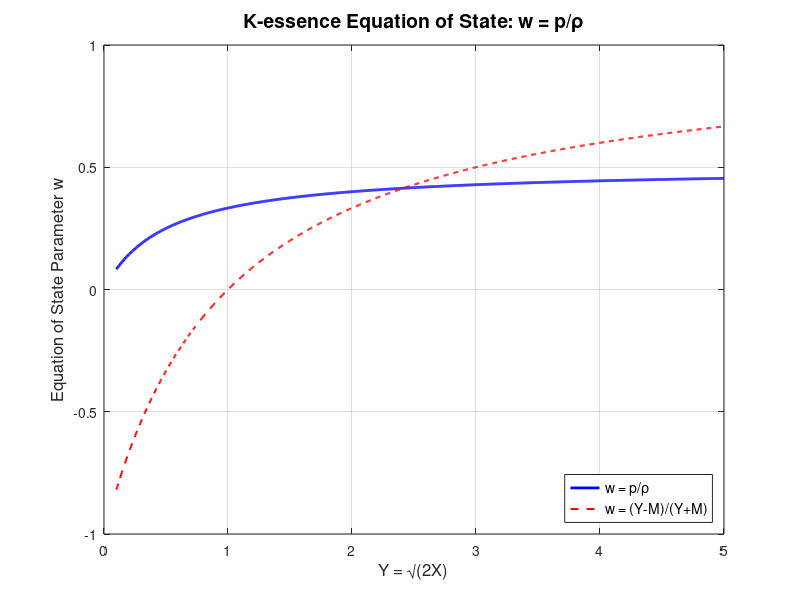

MATLAB code for this plot: (Note: this script raises an error after producing the figure.)
% K-essence Dynamics and Effective Equation of State Simulation
% For Lagrangian: P(X) = α(√(2X) - M)²
% Shows w = p/ρ = (Y - M)/(Y + M) where Y = √(2X)

clear; clc; close all;

% Parameters
alpha = 1;      % Arbitrary scaling parameter (doesn't affect w)
M = 1;          % Mass scale parameter
Y_min = 0.1;    % Minimum Y value
Y_max = 5;      % Maximum Y value
n_points = 1000; % Number of points

% Create Y array
Y = linspace(Y_min, Y_max, n_points);

% Calculate energy density ρ and pressure p
rho = alpha * (Y - M).^2 .* (3 - (Y - M)./Y);
p = alpha * (Y - M).^2;

% Calculate equation of state parameter w
w = p ./ rho;

% Alternative direct calculation: w = (Y - M)/(Y + M)
w_direct = (Y - M) ./ (Y + M);

% Create a large figure for a single plot
figure('Position', [100, 100, 1000, 700]);

% Plot a single, large graph
plot(Y, w, 'b-', 'LineWidth', 2);
hold on;
plot(Y, w_direct, 'r--', 'LineWidth', 1.5);
xlabel('Y = √(2X)', 'FontSize', 12);
ylabel('Equation of State Parameter w', 'FontSize', 12);
title('K-essence Equation of State: w = p/ρ', 'FontSize', 14, 'FontWeight', 'bold');
legend('w = p/ρ', 'w = (Y-M)/(Y+M)', 'Location', 'southeast', 'FontSize', 10);
grid on;

% Add reference lines
yline(0, 'k--', 'w = 0 (Dust/Matter)');
yline(1, 'k--', 'w = 1 (Stiff Fluid)');
xline(M, 'k--', 'Y = M');

% Display key results
fprintf('K-essence Dynamics Simulation Results:\n');
fprintf('Lagrangian: P(X) = α(√(2X) - M)²\n');
fprintf('Equation of State: w = (Y - M)/(Y + M)\n\n');
fprintf('At Y = M: w = %.4f (Dark Matter regime)\n', (M - M)/(M + M));
fprintf('At Y = 5M: w = %.4f (approaching stiff fluid)\n', (5*M - M)/(5*M + M));
fprintf('At Y = 0.1M: w = %.4f\n', (0.1*M - M)/(0.1*M + M));
